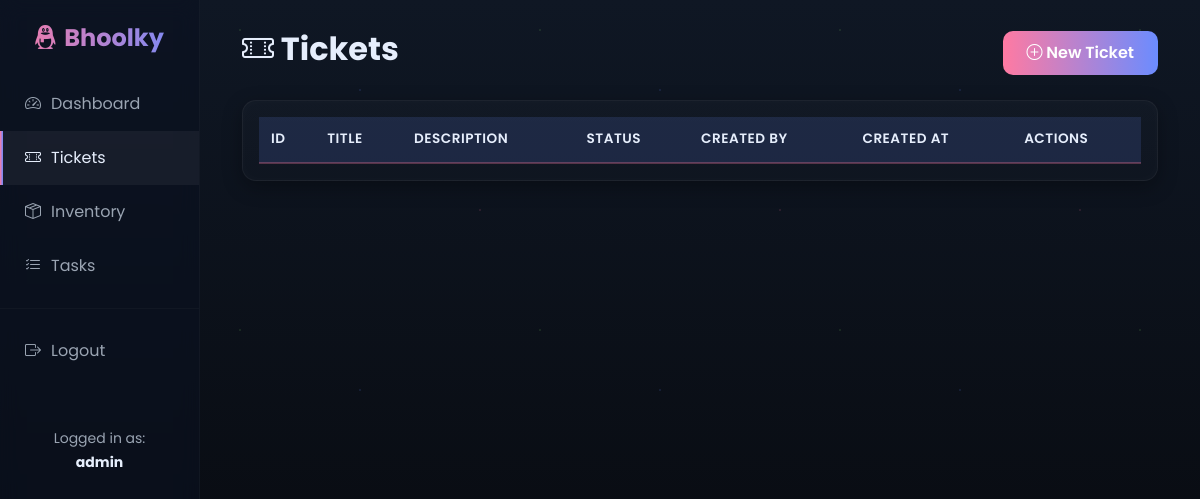
Before: /tickets (signed in) with the older database file.
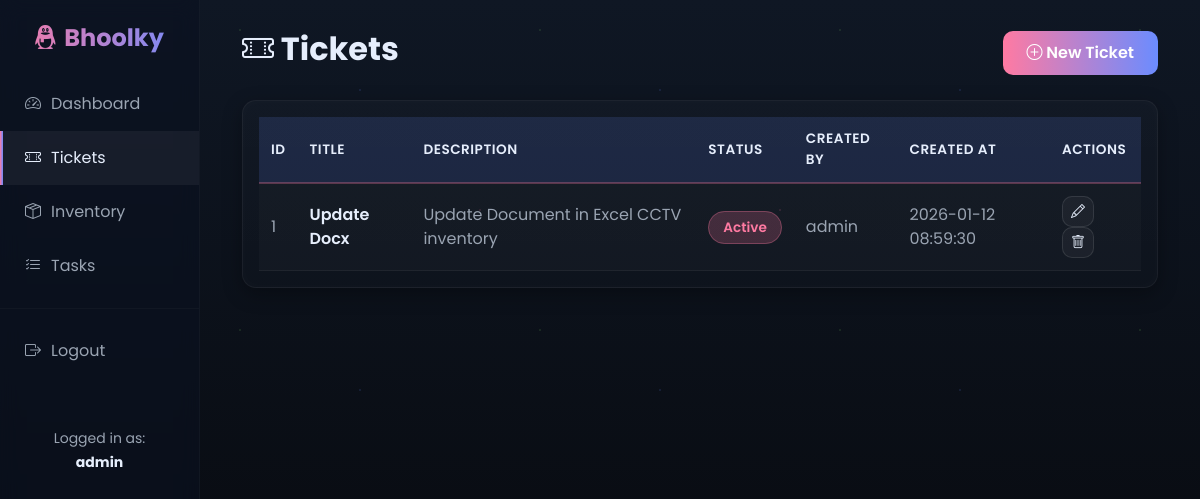
After: the same page with the newer database file.
### tables this page shows
CREATE TABLE users
                 (id INTEGER PRIMARY KEY AUTOINCREMENT,
                  username TEXT UNIQUE NOT NULL,
                  password TEXT NOT NULL,
                  email TEXT,
                  created_at TIMESTAMP DEFAULT CURRENT_TIMESTAMP);

CREATE TABLE tickets
                 (id INTEGER PRIMARY KEY AUTOINCREMENT,
                  title TEXT NOT NULL,
                  description TEXT,
                  status TEXT DEFAULT 'Active',
                  created_by INTEGER,
                  created_at TIMESTAMP DEFAULT CURRENT_TIMESTAMP,
                  updated_at TIMESTAMP DEFAULT CURRENT_TIMESTAMP,
                  FOREIGN KEY (created_by) REFERENCES users(id));

### app.py (the view)
@app.route('/tickets')
@login_required
def tickets():
    conn = sqlite3.connect('business_system.db')
    c = conn.cursor()
    c.execute('''SELECT t.*, u.username
                 FROM tickets t
                 LEFT JOIN users u ON t.created_by = u.id
                 ORDER BY t.created_at DESC''')
    tickets = c.fetchall()
    conn.close()
    return render_template('tickets.html', tickets=tickets)

### app.py (called while the page is built)
def login_required(f):
    @wraps(f)
    def decorated_function(*args, **kwargs):
        if 'user_id' not in session:
            flash('Please log in to access this page.', 'warning')
            return redirect(url_for('login'))
        return f(*args, **kwargs)
    return decorated_function

### templates/tickets.html (shortened to what this page needs)
{% extends "base.html" %}
{% block content %}
<div class="container-fluid">
    <div class="d-flex justify-content-between align-items-center mb-4">
        <h2 style="color: var(--text); font-weight: 700;"><i class="bi bi-ticket-perforated"></i> Tickets</h2>
        <a href="{{ url_for('add_ticket') }}" class="btn btn-primary btn-custom">
            <i class="bi bi-plus-circle"></i> New Ticket
        </a>
    </div>
    <div class="card">
        <div class="card-body">
            <table>
                <thead>
                    <tr>
                        <th>ID</th>
                        <th>Title</th>
                        <th>Description</th>
                        <th>Status</th>
                        <th>Created By</th>
                        <th>Created At</th>
                        <th>Actions</th>
                    </tr>
                </thead>
                <tbody>
                    {% for ticket in tickets %}
                    <tr>
                        <td>{{ ticket[0] }}</td>
                        <td style="color: var(--text); font-weight: 600;">{{ ticket[1] }}</td>
                        <td style="color: var(--muted);">{{ ticket[2][:50] }}{% if ticket[2]|length > 50 %}...{% endif %}</td>
                        <td>
                            <span class="status-badge
                                {% if ticket[3] == 'Active' %}
                                {% elif ticket[3] == 'Done' %}success
                                {% elif ticket[3] == 'Onsite' %}warning
                                {% endif %}">
                                {{ ticket[3] }}
                            </span>
                        </td>
                        <td style="color: var(--muted);">{{ ticket[7] }}</td>
                        <td style="color: var(--muted);">{{ ticket[5] }}</td>
                        <td>
                            <a href="{{ url_for('edit_ticket', id=ticket[0]) }}" class="btn btn-sm btn-secondary">
                                <i class="bi bi-pencil"></i>
                            </a>
                            <a href="{{ url_for('delete_ticket', id=ticket[0]) }}"
                               class="btn btn-sm btn-secondary"
                               onclick="return confirm('Are you sure?')">
                                <i class="bi bi-trash"></i>
                            </a>
                        </td>
                    </tr>
                    {% endfor %}
                </tbody>
            </table>
        </div>
    </div>
</div>
{% endblock %}

### templates/base.html (shortened to what this page needs)
<!DOCTYPE html>
<html lang="en">
<head>
    <link href="https://cdn.jsdelivr.net/npm/bootstrap@5.3.0/dist/css/bootstrap.min.css" rel="stylesheet">
    <link rel="stylesheet" href="https://cdn.jsdelivr.net/npm/bootstrap-icons@1.11.0/font/bootstrap-icons.css">
</head>
<body>
    {% if session.user_id %}
    <div class="container-fluid">
        <div class="row">
            <div class="col-md-2 sidebar p-0">
                <div class="text-center py-4">
                    <h4 style="margin: 0;"><i class="bi bi-tencent-qq"></i> Bhoolky</h4>
                </div>
                <nav>
                    <a href="{{ url_for('dashboard') }}" class="{% if request.endpoint == 'dashboard' %}active{% endif %}">
                        <i class="bi bi-speedometer2"></i> <span>Dashboard</span>
                    </a>
                    <a href="{{ url_for('tickets') }}" class="{% if 'ticket' in request.endpoint %}active{% endif %}">
                        <i class="bi bi-ticket-perforated"></i> <span>Tickets</span>
                    </a>
                    <a href="{{ url_for('inventory') }}" class="{% if 'inventory' in request.endpoint %}active{% endif %}">
                        <i class="bi bi-box-seam"></i> <span>Inventory</span>
                    </a>
                    <a href="{{ url_for('tasks') }}" class="{% if 'task' in request.endpoint %}active{% endif %}">
                        <i class="bi bi-list-check"></i> <span>Tasks</span>
                    </a>
                    <hr style="border-color: rgba(255,255,255,0.1); margin: 15px 0;">
                    <a href="{{ url_for('logout') }}">
                        <i class="bi bi-box-arrow-right"></i> <span>Logout</span>
                    </a>
                </nav>
                <div class="text-center mt-5">
                    <small style="color: var(--muted);">Logged in as:<br><strong style="color: var(--text);">{{ session.username }}</strong></small>
                </div>
            </div>
            <div class="col-md-10 main-content">
                {% block content %}{% endblock %}
            </div>
        </div>
    </div>
    {% endif %}
</body>
</html>

Changed rows visible on the page:
now on this page (row unchanged): users: username "admin"
added tickets: id "1", title "Update Docx", description "Update Document in Excel CCTV inventory", status "Active", username "admin", created_at "2026-01-12 08:59:30"
Other visible differences:
{{ session.username }}: "admin" → (not shown)
